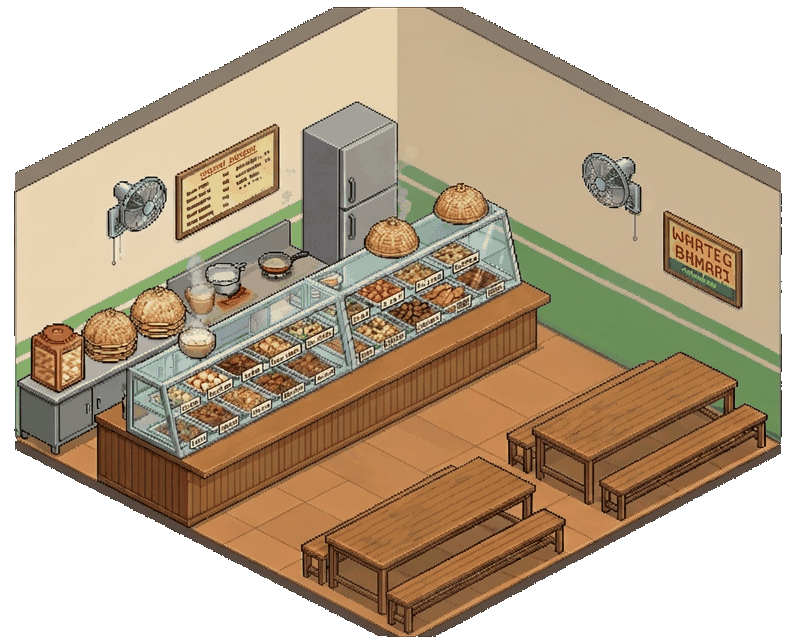
#> input picture src/assets/bg.png, 796 x 642 px
$ python sheet.py ../src/assets/bg.png out.png
#> lines starting #> are read from the running program, lines starting #| are printed output that depends on the picture; after the words box and inside, x2 and y2 are one past the last pixel; in counts of white or black regions, pixels touching at a corner belong together
import sys, numpy as np
from PIL import Image, ImageDraw
from scipy import ndimage
def key_green(im):
    a = np.array(im.convert('RGBA')).astype(np.int16)
    r,g,b = a[...,0],a[...,1],a[...,2]
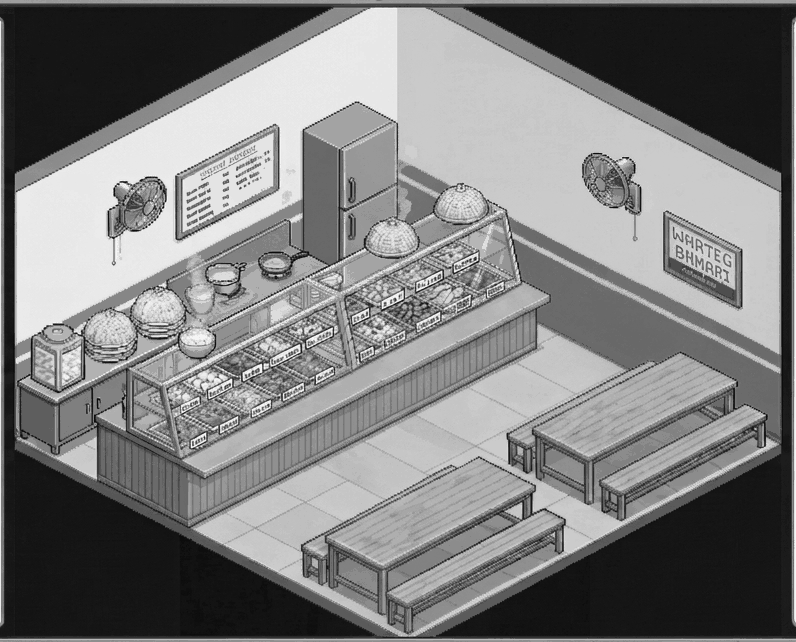
#> r: shape (642, 796) int16; min 12, max 245, mean 125.4
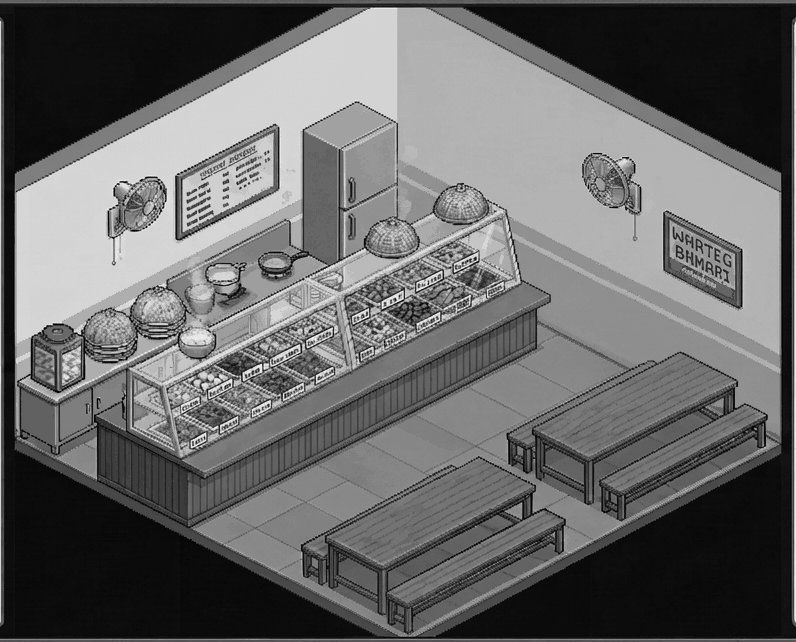
#> g: shape (642, 796) int16; min 4, max 233, mean 103.7
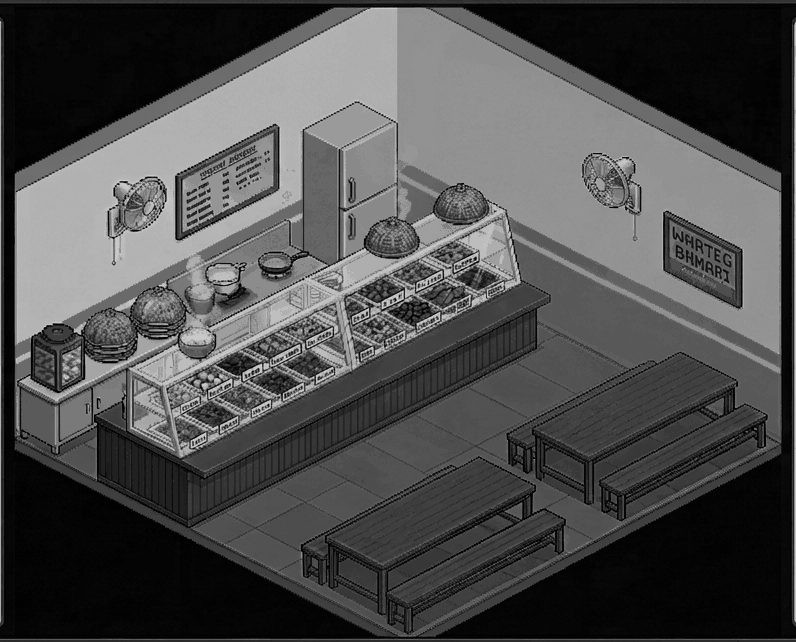
#> b: shape (642, 796) int16; min 0, max 201, mean 77.4
    green = (g > r + 50) & (g > b + 50) & (g > 120)
#> green: shape (642, 796) bool; every value is 0
    a[green,3] = 0
    spill = (g > r+10) & (g > b+10) & (a[...,3]>0)
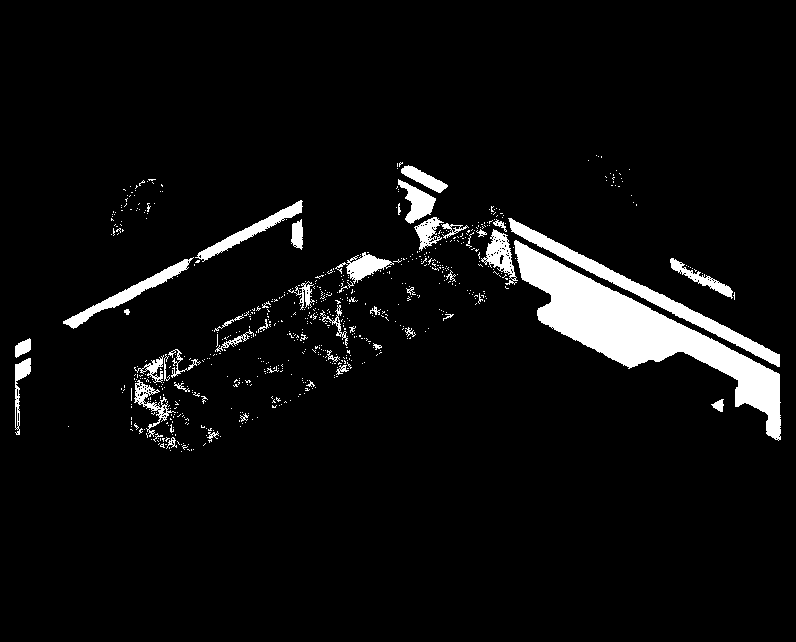
#> spill: shape (642, 796) bool; 5.6% white; 681 white regions (633 under 20 px), largest, box (x1, y1, x2, y2) and area: (514, 240, 781, 441) 13342, (508, 218, 780, 367) 3553, (63, 257, 194, 329) 1376
    a[...,1] = np.where(spill, np.maximum(r,b)+ (g-np.maximum(r,b))//3, g)
#> a: shape (642, 796, 4) int16; mean R, G, B, A 125.4, 102.5, 77.4, 181.4
    return Image.fromarray(a.clip(0,255).astype(np.uint8),'RGBA')
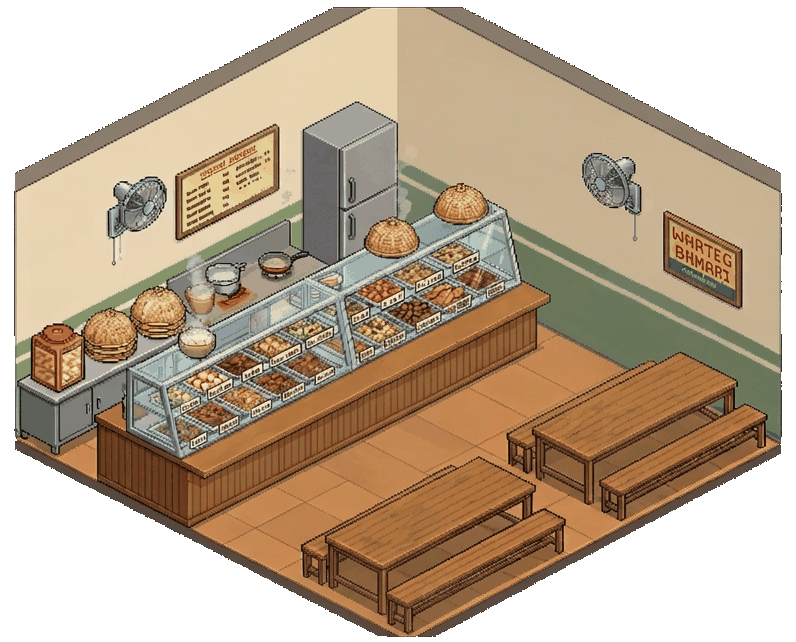
#> returned value: PIL image 796x642 RGBA; mean R, G, B, A 125.4, 102.5, 77.4, 181.4; transparent parts drawn white
def comps(im, min_area=600, dilate=5):
#> called with min_area = 600, dilate = 5
    al = np.array(im)[...,3] > 60
    lab, n = ndimage.label(ndimage.binary_dilation(al, iterations=dilate))
    out=[]
    for i, sl in enumerate(ndimage.find_objects(lab)):
        if sl is None: continue
        ys,xs=sl; area=int((al[sl]&(lab[sl]==i+1)).sum())
        if area<min_area: continue
        out.append((xs.start,ys.start,xs.stop,ys.stop))
    out.sort(key=lambda b:(round(((b[1]+b[3])/2)/120), b[0]))
    return out
if __name__=='__main__':
    im=key_green(Image.open(sys.argv[1])); bx=comps(im)
#> after `bx = comps(im)`: bx = [(9, 2, 787, 642)]
    d=Image.new('RGBA',im.size,(255,255,255,255)); d.alpha_composite(im); dr=ImageDraw.Draw(d)
#> after `d = Image.new('RGBA', im.size, (255, 255, 255, 255))`: d: PIL image 796x642 RGBA; every value is 255
    for i,b in enumerate(bx): dr.rectangle(b,outline=(255,0,0)); dr.text((b[0]+2,b[1]+2),str(i),fill=(255,0,0))
#> this loop made 1 pass
    d.convert('RGB').save(sys.argv[2]); print(len(bx), bx)
#> after `d.convert('RGB').save(sys.argv[2])`:
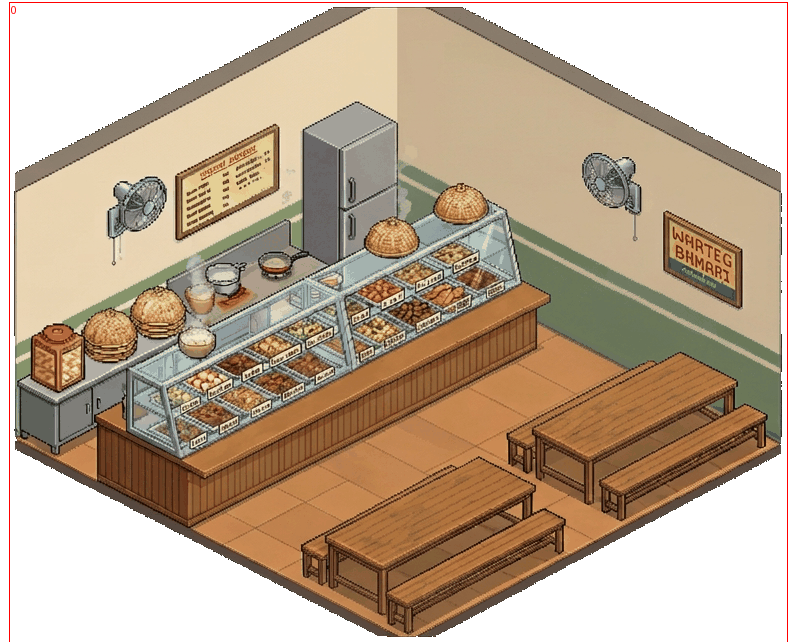
#> saved as out.png: PIL image 796x642 RGB; mean R, G, B 189.7, 169.4, 147.1
#| 1 [(9, 2, 787, 642)]

$ run again, on src/assets/ov_counter.png
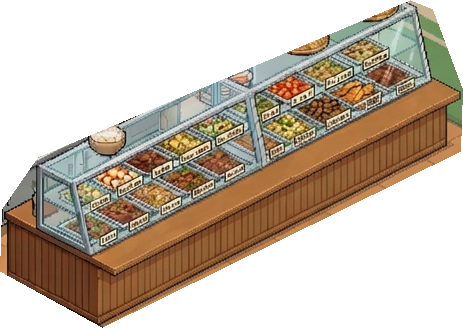
#> input picture src/assets/ov_counter.png, 463 x 328 px
#> green: shape (328, 463) bool; every value is 0
#> in key_green, `spill = (g > r+10) & (g > b+10) & (a[...,3]>0)`:
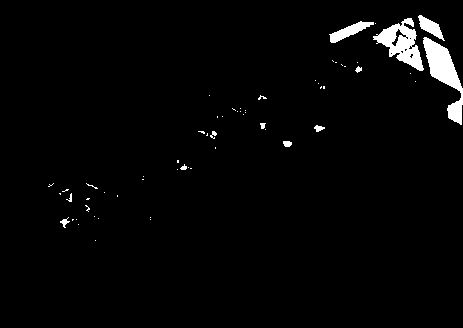
#> spill: shape (328, 463) bool; 2.4% white; 61 white regions (49 under 20 px), largest, box (x1, y1, x2, y2) and area: (423, 37, 463, 125) 1356, (373, 18, 424, 71) 1200, (329, 21, 374, 43) 384
#> bx = [(0, 0, 463, 328)]
#> the loop `for i,b in enumerate(bx): dr.rectangle(b,outline=(255,0,0)); dr.text((..` made 1 pass
#> `d.convert('RGB').save(sys.argv[2])`:
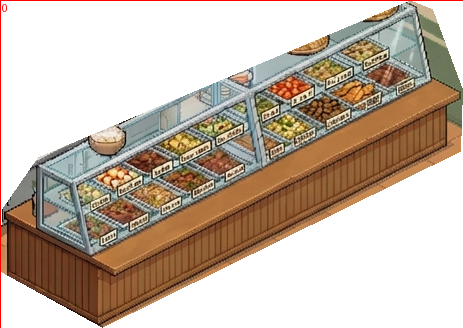
#> saved as out.png: PIL image 463x328 RGB; mean R, G, B 196.7, 181.8, 167.6
#| 1 [(0, 0, 463, 328)]
